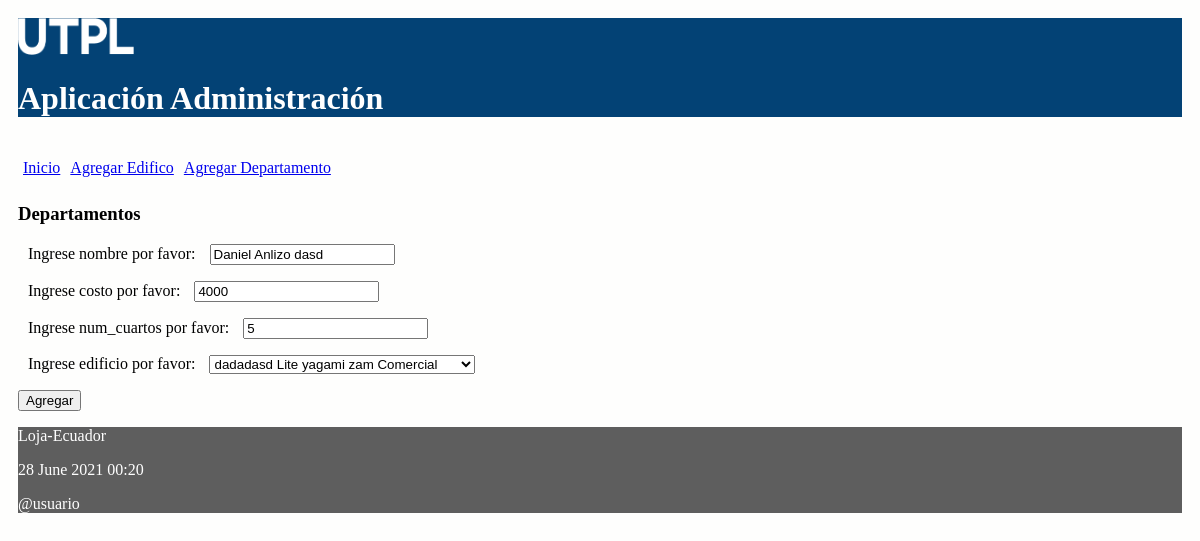
/editar/Departamento/departamento/3, run on the app's committed database.
### administrativo/models.py (models this page shows, shortened)
class Departamento(models.Model):
    nombre_completo = models.CharField(max_length=30)
    costo = models.IntegerField()
    num_cuartos = models.IntegerField()
    edificio = models.ForeignKey(Edificio, on_delete=models.CASCADE,
            related_name="num_edificio")

### administrativo/views.py (the view)
# urls.py: path('editar/Departamento/departamento/<int:id>', views.editar_Departamentoo,
def editar_Departamentoo(request, id):
    departamento = Departamento.objects.get(pk=id)
    if request.method=='POST':
        formulario = DepartamentoForm(request.POST, instance=departamento)
        print(formulario.errors)
        if formulario.is_valid():
            formulario.save()
            return redirect(index)
    else:
        formulario = DepartamentoForm(instance=departamento)
    diccionario = {'formulario': formulario}
    return render(request, 'crear_Departamento.html', diccionario)

### administrativo/forms.py (shortened to what this page needs)
class DepartamentoForm(ModelForm):
    class Meta:
        model = Departamento
        fields = ['nombre_completo', 'costo', 'num_cuartos', 'edificio']
        labels = {
            'nombre_completo': _('Ingrese nombre por favor'),
            'costo': _('Ingrese costo por favor'),
            'num_cuartos': _('Ingrese num_cuartos por favor'),
            'edificio': _('Ingrese edificio por favor'),
        }

### administrativo/models.py (called while the page is built)
    def __str__(self):
        return "%s %s %s %s" % (self.nombre,
                self.direccion,
                self.ciudad,
                self.tipo)

### administrativo/templates/crear_Departamento.html (shortened to what this page needs)
{% extends "master.html" %}
{% block content %}
<h3>Departamentos</h3>
<form action="" method="post">
  {{formulario.as_p}}
  <p><input type='submit' value='Agregar'/></p>
</form>
{% endblock %}

### administrativo/static/css/estilos.css (style rules this page uses)
body { background: #FEFEFD; padding: 10px; text-align: left; }
label { padding: 12px 10px; }

### data on the page
Departamento: nombre_completo "Daniel Anlizo dasd", costo "4000", num_cuartos "5", edificio "dadadasd Lite yagami zam Comercial"
